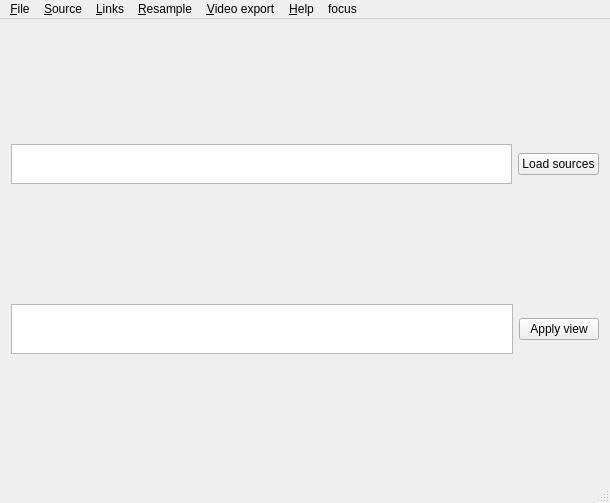
<?xml version="1.0" encoding="UTF-8"?>
<ui version="4.0">
 <class>MainWindow</class>
 <widget class="QMainWindow" name="MainWindow">
  <property name="geometry">
   <rect>
    <x>0</x>
    <y>0</y>
    <width>610</width>
    <height>503</height>
   </rect>
  </property>
  <property name="sizePolicy">
   <sizepolicy hsizetype="Expanding" vsizetype="Expanding">
    <horstretch>0</horstretch>
    <verstretch>0</verstretch>
   </sizepolicy>
  </property>
  <property name="windowTitle">
   <string>SynScopeV</string>
  </property>
  <property name="windowIcon">
   <iconset resource="icon.qrc">
    <normaloff>:/icon2.bmp</normaloff>:/icon2.bmp</iconset>
  </property>
  <property name="autoFillBackground">
   <bool>true</bool>
  </property>
  <widget class="QWidget" name="centralWidget">
   <layout class="QVBoxLayout" name="verticalLayout_2">
    <item>
     <layout class="QHBoxLayout" name="horizontalLayout_2">
      <item>
       <widget class="QTextEdit" name="lineEdit_Source">
        <property name="sizePolicy">
         <sizepolicy hsizetype="Expanding" vsizetype="Fixed">
          <horstretch>0</horstretch>
          <verstretch>0</verstretch>
         </sizepolicy>
        </property>
        <property name="minimumSize">
         <size>
          <width>0</width>
          <height>40</height>
         </size>
        </property>
        <property name="tabChangesFocus">
         <bool>true</bool>
        </property>
        <property name="acceptRichText">
         <bool>false</bool>
        </property>
       </widget>
      </item>
      <item>
       <widget class="QPushButton" name="pushButton_LoadSource">
        <property name="text">
         <string>Load sources</string>
        </property>
       </widget>
      </item>
     </layout>
    </item>
    <item>
     <layout class="QHBoxLayout" name="horizontalLayout">
      <item>
       <widget class="QTextEdit" name="lineEdit_View">
        <property name="sizePolicy">
         <sizepolicy hsizetype="Expanding" vsizetype="Fixed">
          <horstretch>0</horstretch>
          <verstretch>0</verstretch>
         </sizepolicy>
        </property>
        <property name="minimumSize">
         <size>
          <width>0</width>
          <height>50</height>
         </size>
        </property>
        <property name="tabChangesFocus">
         <bool>true</bool>
        </property>
        <property name="acceptRichText">
         <bool>false</bool>
        </property>
       </widget>
      </item>
      <item>
       <widget class="QPushButton" name="pushButton_ApplyView">
        <property name="text">
         <string>Apply view</string>
        </property>
       </widget>
      </item>
     </layout>
    </item>
   </layout>
  </widget>
  <widget class="QMenuBar" name="menuBar">
   <property name="geometry">
    <rect>
     <x>0</x>
     <y>0</y>
     <width>610</width>
     <height>21</height>
    </rect>
   </property>
   <widget class="QMenu" name="menu_File">
    <property name="title">
     <string>&amp;File</string>
    </property>
    <addaction name="actionLoad_configuration"/>
    <addaction name="actionSave_configuration"/>
    <addaction name="actionSet_working_directory"/>
    <addaction name="action_Quit"/>
   </widget>
   <widget class="QMenu" name="menu_Tools">
    <property name="title">
     <string>&amp;Resample</string>
    </property>
    <addaction name="action_Resample"/>
    <addaction name="actionUndo"/>
    <addaction name="separator"/>
    <addaction name="actionExport_Matlab_resample_code"/>
   </widget>
   <widget class="QMenu" name="menuHelp">
    <property name="title">
     <string>&amp;Help</string>
    </property>
    <addaction name="actionAbout"/>
    <addaction name="actionHow_to"/>
    <addaction name="actionAbout_Q"/>
   </widget>
   <widget class="QMenu" name="menuSource">
    <property name="title">
     <string>&amp;Source</string>
    </property>
    <addaction name="actionShow_available_sources"/>
    <addaction name="actionSave_primary_source"/>
    <addaction name="actionMerge_linked_files"/>
   </widget>
   <widget class="QMenu" name="menuReferences_Links">
    <property name="title">
     <string>&amp;Links</string>
    </property>
    <widget class="QMenu" name="menuExport_link_equations_2">
     <property name="title">
      <string>Export link equations</string>
     </property>
     <addaction name="actionMatrix"/>
     <addaction name="actionText"/>
    </widget>
    <addaction name="actionShow_reference_points_and_links"/>
    <addaction name="actionAdd_reference_point"/>
    <addaction name="actionClear_reference_points"/>
    <addaction name="separator"/>
    <addaction name="actionLoad_reference_points"/>
    <addaction name="actionSave_reference_points"/>
    <addaction name="separator"/>
    <addaction name="menuExport_link_equations_2"/>
   </widget>
   <widget class="QMenu" name="menuVideo_export">
    <property name="title">
     <string>&amp;Video export</string>
    </property>
    <addaction name="actionSelected_view"/>
    <addaction name="actionVideo_of_all_signal_sources"/>
    <addaction name="actionMosaic_video"/>
   </widget>
   <widget class="QMenu" name="menuFocus">
    <property name="title">
     <string>focus</string>
    </property>
    <addaction name="actionFocus"/>
    <addaction name="actionSdfsdfsd"/>
   </widget>
   <addaction name="menu_File"/>
   <addaction name="menuSource"/>
   <addaction name="menuReferences_Links"/>
   <addaction name="menu_Tools"/>
   <addaction name="menuVideo_export"/>
   <addaction name="menuHelp"/>
   <addaction name="menuFocus"/>
  </widget>
  <widget class="QStatusBar" name="statusBar"/>
  <action name="action_Resample">
   <property name="text">
    <string>&amp;Resample linked signals...</string>
   </property>
   <property name="shortcut">
    <string>Ctrl+R</string>
   </property>
  </action>
  <action name="actionLoad_configuration">
   <property name="text">
    <string>&amp;Load configuration...</string>
   </property>
   <property name="shortcut">
    <string>Ctrl+L</string>
   </property>
  </action>
  <action name="actionSave_configuration">
   <property name="text">
    <string>&amp;Save configuration...</string>
   </property>
   <property name="shortcut">
    <string>Ctrl+S</string>
   </property>
  </action>
  <action name="actionExport_Matlab_resample_code">
   <property name="text">
    <string>Export Matlab resample code...</string>
   </property>
  </action>
  <action name="actionText">
   <property name="text">
    <string>As text...</string>
   </property>
  </action>
  <action name="actionMatrix">
   <property name="text">
    <string>As matrix...</string>
   </property>
  </action>
  <action name="actionLoad_reference_points">
   <property name="text">
    <string>Load reference points...</string>
   </property>
  </action>
  <action name="actionShow_available_sources">
   <property name="text">
    <string>Show available sources...</string>
   </property>
   <property name="shortcut">
    <string>Ctrl+I</string>
   </property>
  </action>
  <action name="actionAbout_Q">
   <property name="text">
    <string>About QT...</string>
   </property>
  </action>
  <action name="actionSave_primary_source">
   <property name="text">
    <string>Save primary source...</string>
   </property>
  </action>
  <action name="actionUndo">
   <property name="text">
    <string>Undo resample</string>
   </property>
   <property name="shortcut">
    <string>Ctrl+Z</string>
   </property>
  </action>
  <action name="actionHow_to">
   <property name="text">
    <string>&amp;How to...</string>
   </property>
   <property name="shortcut">
    <string>F1</string>
   </property>
  </action>
  <action name="actionAbout">
   <property name="text">
    <string>&amp;About...</string>
   </property>
  </action>
  <action name="actionMerge_linked_files">
   <property name="text">
    <string>Merge and save sources..</string>
   </property>
  </action>
  <action name="actionSave_reference_points">
   <property name="text">
    <string>Save reference points...</string>
   </property>
  </action>
  <action name="actionShow_reference_points_and_links">
   <property name="text">
    <string>Edit reference points and links...</string>
   </property>
   <property name="shortcut">
    <string>Ctrl+W</string>
   </property>
  </action>
  <action name="actionAdd_reference_point">
   <property name="text">
    <string>Add reference point</string>
   </property>
   <property name="shortcut">
    <string>Ctrl++</string>
   </property>
  </action>
  <action name="actionRemove_reference_point">
   <property name="text">
    <string>Remove reference point</string>
   </property>
   <property name="shortcut">
    <string>Ctrl+-</string>
   </property>
  </action>
  <action name="actionClear_reference_points">
   <property name="text">
    <string>Clear reference points</string>
   </property>
   <property name="shortcut">
    <string>Ctrl+C</string>
   </property>
  </action>
  <action name="actionSet_working_directory">
   <property name="text">
    <string>Set working directory...</string>
   </property>
  </action>
  <action name="action_Quit">
   <property name="text">
    <string>&amp;Quit</string>
   </property>
  </action>
  <action name="actionVideo_from_primary_source">
   <property name="text">
    <string>Selected signal...</string>
   </property>
  </action>
  <action name="actionVideo_of_all_signal_sources">
   <property name="text">
    <string>All signal sources...</string>
   </property>
  </action>
  <action name="actionMosaic_video">
   <property name="text">
    <string>Mosaic of signals (linked to primary)...</string>
   </property>
   <property name="shortcut">
    <string>Ctrl+V</string>
   </property>
  </action>
  <action name="actionTest1">
   <property name="text">
    <string>Test1</string>
   </property>
   <property name="shortcut">
    <string>Ctrl+T</string>
   </property>
  </action>
  <action name="actionTest2">
   <property name="text">
    <string>Test2</string>
   </property>
  </action>
  <action name="actionTest3">
   <property name="text">
    <string>Test3</string>
   </property>
  </action>
  <action name="actionFocus">
   <property name="text">
    <string>focus</string>
   </property>
  </action>
  <action name="actionSdfsdfsd">
   <property name="text">
    <string>sdfsdfsd</string>
   </property>
  </action>
  <action name="actionSelected_view">
   <property name="text">
    <string>Selected view...</string>
   </property>
  </action>
 </widget>
 <layoutdefault spacing="6" margin="11"/>
 <resources>
  <include location="icon.qrc"/>
 </resources>
 <connections/>
 <designerdata>
  <property name="gridDeltaX">
   <number>10</number>
  </property>
  <property name="gridDeltaY">
   <number>10</number>
  </property>
  <property name="gridSnapX">
   <bool>true</bool>
  </property>
  <property name="gridSnapY">
   <bool>true</bool>
  </property>
  <property name="gridVisible">
   <bool>true</bool>
  </property>
 </designerdata>
</ui>
